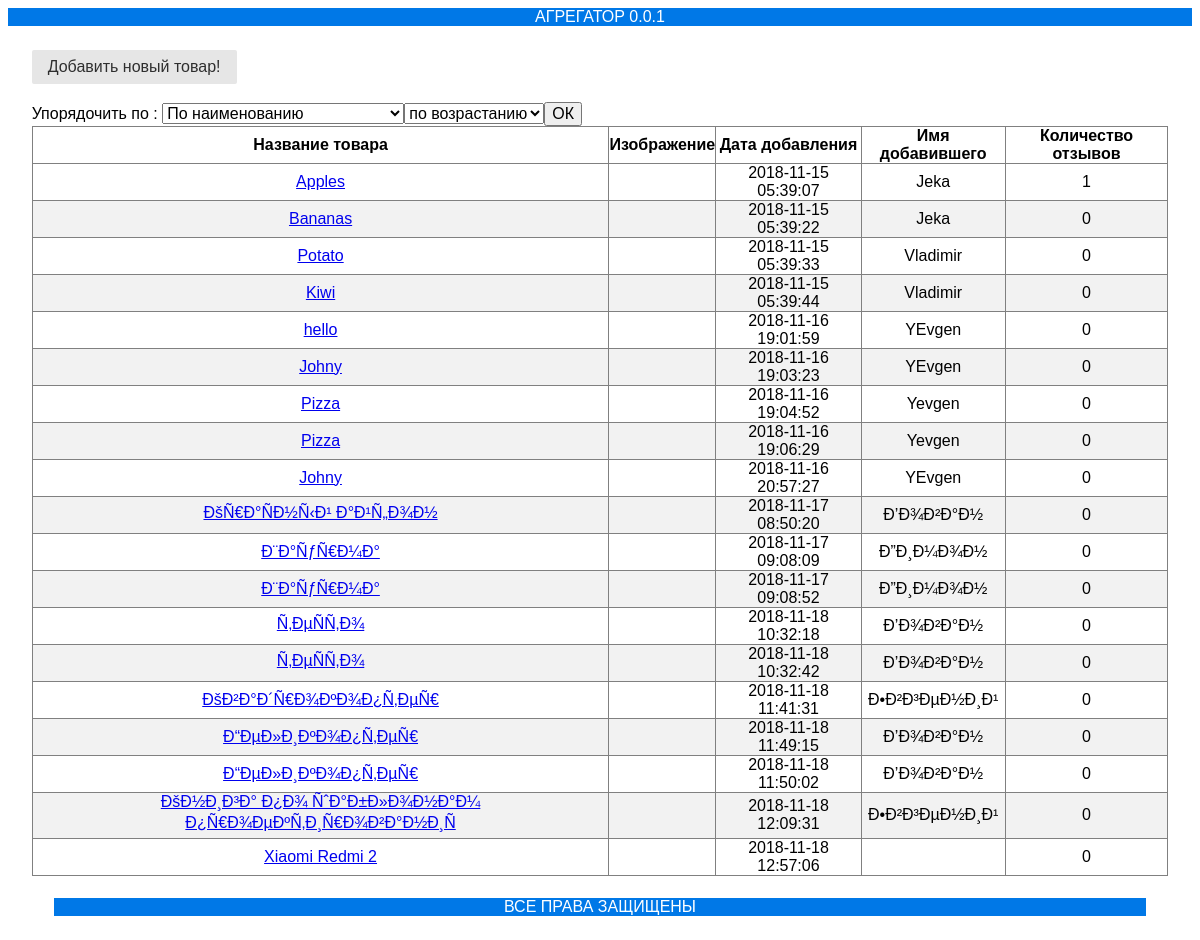
The page / on the database its author committed.
### tables this page shows
CREATE TABLE `goods` (
  `ID` int(11) NOT NULL AUTO_INCREMENT,
  `name` char(255) NOT NULL,
  `created_at` timestamp NOT NULL DEFAULT CURRENT_TIMESTAMP,
  `creator` char(255) NOT NULL,
  `image_path` char(255) DEFAULT NULL,
  `average_price` float DEFAULT NULL,
  PRIMARY KEY (`ID`)
);

### index.php (called while the page is built)
<?php
require_once "php/views.php";
require_once "php/db.php";
get_header();
get_goods_data($_GET);
get_footer();

### php/views.php (the view, shortened to what this page needs)
<?php
function get_header(){
    echo '
        <!DOCTYPE html>
            <html lang="en">
            <head>
                <meta charset="UTF-8">
                <title>Title</title>
                  <link rel="stylesheet" href="other/main.css">
            </head>
            <body>
                <div class="header">АГРЕГАТОР 0.0.1</div>
                <div class="container"/>
            ';
}
function get_footer(){
    echo '
            <div class="container"/>
            <div class="footer" >ВСЕ ПРАВА ЗАЩИЩЕНЫ</div>
            <script type="text/javascript" src="other/script.js"></script>
        </body>
        </html>
    ';
}
function show_add_new_good_button(){
    echo '<a class="pure-button" href="../view_add_good.php">Добавить новый товар!</a>';
    echo '<div><br></div>';
}
function show_goods_table_header(){
    echo "
        <table class='pure-table-striped' border='1'>
            <form action='index.php'>
                <a>Упорядочить по : </a>
                <select name='value'>
                    <option value='name'>По наименованию</option>
                    <option value='created_at'>По дате добавления</option>
                    <option value='CommentsQuantity'>По количеству комментариев</option>
                    <option value='creator'>По имени добавившего</option>
                </select>
                <select name='type'>
                   <option value='asc'> по возрастанию </option>
                   <option value='desc'> по убыванию </option>
                </select>
                <button type='submit'>ОК</button>
            </form>
            <tr>
                <th>Название товара</th>
                <th>Изображение</th>
                <th>Дата добавления</th>
                <th>Имя добавившего</th>
                <th>Количество отзывов</th>
            </tr>
    ";
}
function display_goods_table_row($data){
    echo "
        <tr>
            <td> <a href='../view_show_reviews.php?id=$data[5]'>$data[0]</a> </td>
            <td><img src='$data[1]' alt='' height='100px'></td>
            <td>$data[2]</td>
            <td>$data[3]</td>
            <td>$data[4]</td>
        </tr>
       ";
}
function show_goods_table_footer(){
    echo "</table>";
}

### php/db.php (shortened to what this page needs)
<?php
include_once "views.php";
function get_connection(){
    $host = "localhost";
    $user = "admin";
    $password = "";
    $db_name = "aggregator";
    $connection = mysqli_connect($host, $user, $password,$db_name) or die (mysqli_connect_error());
    return $connection;
}
function get_goods_data($parameters){
    $query_goods = "
        SELECT
            name,
            image_path,
            created_at,
            creator,
            IF (
                ISNULL(goods_rating.comments_quantity),
                0 ,
                goods_rating.comments_quantity
              ) as CommentsQuantity,
            id
        FROM
             goods AS goods
        LEFT JOIN
            goods_rating as goods_rating
        ON
            goods_rating.good_id = goods.id
     ";
    if (isset($parameters) && check_parameters($parameters)){
        $query_goods = $query_goods . " ORDER BY " . $parameters["value"] . " " . $parameters["type"];
        $result = execute_query($query_goods,true);
    } else {
        $result = execute_query($query_goods,true);
    }
    show_add_new_good_button();
    show_goods_table_header();
    foreach ( $result as $key){
        display_goods_table_row($key);
    }
    show_goods_table_footer();
}
function check_parameters($parameters){
    if (isset($_GET["value"]) && isset($_GET["type"])){
        $value = strtolower($_GET["value"]);
        $type = strtolower($_GET["type"]);
        $result_type = ($type == "asc" || $type == "desc");
        $result_value = ($value == "name" || $value == "created_at" || $value == "creator" || $value == "commentsquantity");
        return $result_type && $result_value;
    } else {
        return false;
    }
}
function execute_query($query_text,$returns_value=false)
{
    $connection = get_connection();
    $statement = $connection->prepare($query_text);
    if ($statement) {
        if (!$statement->execute()) {
            echo "Не удалось выполнить запрос: (" . $statement->errno . ") " . $statement->error;
        }
        if ($returns_value){
            $result = $statement->get_result();
            $value = $result->fetch_all();
            return $value;
        }
    } if (!$statement) {
        show_dev_info("Не удалось подготовить запрос: (" . $connection->errno . ") \n" . $connection->error);
        return null;
    }
}

### other/main.css (style rules this page uses)
.pure-table, table { border-collapse: collapse; border-spacing: 0; text-align: center; }
.header,.footer { height: 5%; vertical-align: center; text-align: center; color: white; width: 100%; background-color: #0078e7; }
html { font-family: sans-serif; -ms-text-size-adjust: 100%; -webkit-text-size-adjust: 100% }
.container { margin: 2%; }
a { background-color: transparent }
button, input, optgroup, select, textarea { color: inherit; font: inherit; margin: 0 }
.pure-button, input { line-height: normal }
button { overflow: visible }
button, select { text-transform: none }
button, html input[type=button], input[type=reset], input[type=submit] { -webkit-appearance: button; cursor: pointer }
.pure-button, .pure-form input:not([type]), .pure-menu { box-sizing: border-box }
legend, td, th { padding: 0 }
.pure-button { display: inline-block; zoom: 1; white-space: nowrap; vertical-align: middle; text-align: center; cursor: pointer; -webkit-user-drag: none; -webkit-user-select: none; -moz-user-select: none; -ms-user-select: none; user-select: none }
.pure-button { font-family: inherit; font-size: 100%; padding: .5em 1em; color: #444; color: rgba(0, 0, 0, .8); border: 1px solid #999; border: transparent; background-color: #E6E6E6; text-decoration: none; border-radius: 2px }
.pure-table-odd td, .pure-table-striped tr:nth-child(2n-1) td { background-color: #f2f2f2 }

### rows shown on the page
goods: name "Apples", created_at "2018-11-15 05:39:07", creator "Jeka", data "1"
goods: name "Bananas", created_at "2018-11-15 05:39:22", creator "Jeka", data "0"
goods: name "Potato", created_at "2018-11-15 05:39:33", creator "Vladimir", data "0"
goods: name "Kiwi", created_at "2018-11-15 05:39:44", creator "Vladimir", data "0"
goods: name "hello", created_at "2018-11-16 19:01:59", creator "YEvgen", data "0"
goods: name "Johny", created_at "2018-11-16 19:03:23", creator "YEvgen", data "0"
goods: name "Pizza", created_at "2018-11-16 19:04:52", creator "Yevgen", data "0"
goods: name "Pizza", created_at "2018-11-16 19:06:29", creator "Yevgen", data "0"
goods: name "Johny", created_at "2018-11-16 20:57:27", creator "YEvgen", data "0"
goods: name "ÐšÑ€Ð°ÑÐ½Ñ‹Ð¹ Ð°Ð¹Ñ„Ð¾Ð½", created_at "2018-11-17 08:50:20", creator "Ð’Ð¾Ð²Ð°Ð½", data "0"
goods: name "Ð¨Ð°ÑƒÑ€Ð¼Ð°", created_at "2018-11-17 09:08:09", creator "Ð”Ð¸Ð¼Ð¾Ð½", data "0"
goods: name "Ð¨Ð°ÑƒÑ€Ð¼Ð°", created_at "2018-11-17 09:08:52", creator "Ð”Ð¸Ð¼Ð¾Ð½", data "0"
goods: name "Ñ‚ÐµÑÑ‚Ð¾", created_at "2018-11-18 10:32:18", creator "Ð’Ð¾Ð²Ð°Ð½", data "0"
goods: name "Ñ‚ÐµÑÑ‚Ð¾", created_at "2018-11-18 10:32:42", creator "Ð’Ð¾Ð²Ð°Ð½", data "0"
goods: name "ÐšÐ²Ð°Ð´Ñ€Ð¾ÐºÐ¾Ð¿Ñ‚ÐµÑ€", created_at "2018-11-18 11:41:31", creator "Ð•Ð²Ð³ÐµÐ½Ð¸Ð¹", data "0"
goods: name "Ð“ÐµÐ»Ð¸ÐºÐ¾Ð¿Ñ‚ÐµÑ€", created_at "2018-11-18 11:49:15", creator "Ð’Ð¾Ð²Ð°Ð½", data "0"
goods: name "Ð“ÐµÐ»Ð¸ÐºÐ¾Ð¿Ñ‚ÐµÑ€", created_at "2018-11-18 11:50:02", creator "Ð’Ð¾Ð²Ð°Ð½", data "0"
goods: name "ÐšÐ½Ð¸Ð³Ð° Ð¿Ð¾ ÑˆÐ°Ð±Ð»Ð¾Ð½Ð°Ð¼ Ð¿Ñ€Ð¾ÐµÐºÑ‚Ð¸Ñ€Ð¾Ð²Ð°Ð½Ð¸Ñ", created_at "2018-11-18 12:09:31", creator "Ð•Ð²Ð³ÐµÐ½Ð¸Ð¹", data "0"
goods: name "Xiaomi Redmi 2", created_at "2018-11-18 12:57:06", data "0"
